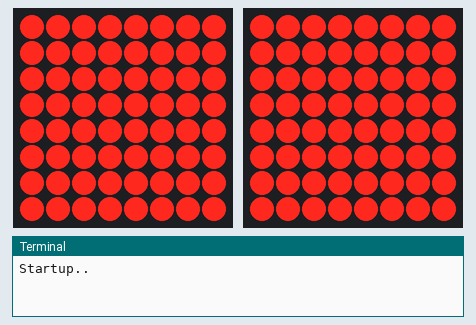
Simulated run of this program. Board: Raspberry Pi (BCM pin numbers). On the bench: 2 × 8×8 LED matrix, the last lines printed to the terminal.

Above: at 0.1 s.
At 5.6 s:
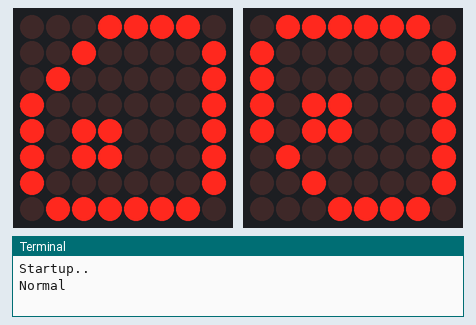
At 10.1 s:
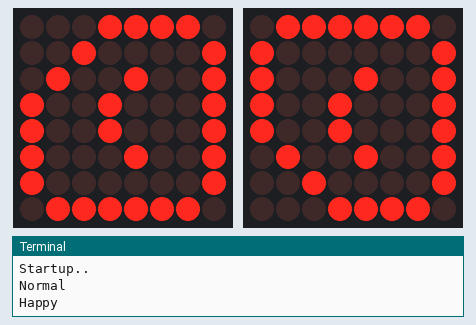
At 12.1 s:
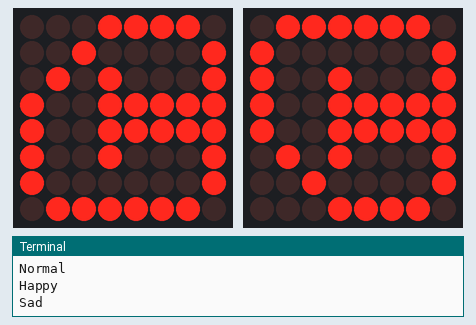
At 19.1 s:
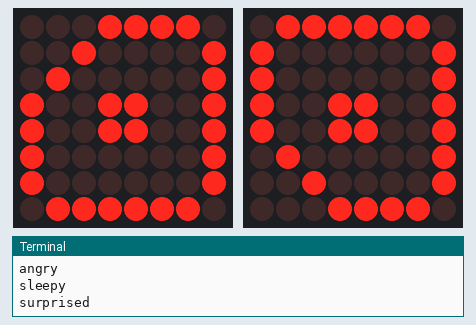
At 38.2 s:
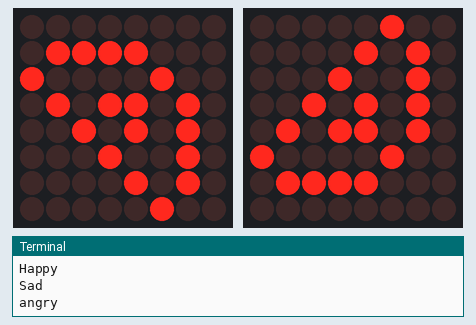

Measured:
- what the display in image 1 shows lasts 2.0 s, from 5.6 s to 7.6 s

The program:

eye.py
```python
from time import sleep
from Adafruit_LED_Backpack import Matrix8x8

# Create display instance on default I2C address (0x70) and bus number.
l_eye = Matrix8x8.Matrix8x8()
r_eye = Matrix8x8.Matrix8x8()

# Alternatively, create a display with a specific I2C address and/or bus.
# display = Matrix8x8.Matrix8x8(address=0x74, busnum=1)

# Initialize the display. Must be called once before using the display.
l_eye.begin()
r_eye.begin()

# Normal, Happy, Laugh, Sad, Angry, Sleepy, Confused
# @Saurav: When combining with the main program, move the expression objects to a different class and import here
boot = [(0, 0), (0, 1), (0, 2), (0, 3), (0, 4), (0, 5), (0, 6), (0, 7),
        (1, 0), (1, 1), (1, 2), (1, 3), (1, 4), (1, 5), (1, 6), (1, 7),
        (2, 0), (2, 1), (2, 2), (2, 3), (2, 4), (2, 5), (2, 6), (2, 7),
        (3, 0), (3, 1), (3, 2), (3, 3), (3, 4), (3, 5), (3, 6), (3, 7),
        (4, 0), (4, 1), (4, 2), (4, 3), (4, 4), (4, 5), (4, 6), (4, 7),
        (5, 0), (5, 1), (5, 2), (5, 3), (5, 4), (5, 5), (5, 6), (5, 7),
        (6, 0), (6, 1), (6, 2), (6, 3), (6, 4), (6, 5), (6, 6), (6, 7),
        (7, 0), (7, 1), (7, 2), (7, 3), (7, 4), (7, 5), (7, 6), (7, 7)]

l_boot1 = [(0, 3), (0, 4), (0, 5), (0, 6)]
l_boot2 = [(1, 2), (1, 7)]
l_boot3 = [(2, 1), (2, 4), (2, 5), (2, 7)]
l_boot4 = [(3, 0), (3, 4), (3, 5), (3, 7)]
l_boot5 = [(4, 0), (4, 7)]
l_boot6 = [(5, 0), (5, 7)]
l_boot7 = [(6, 0), (6, 7)]
l_boot8 = [(7, 1), (7, 2), (7, 3), (7, 4), (7, 5), (7, 6)]

r_boot1 = [(0, 1), (0, 2), (0, 3), (0, 4)]
r_boot2 = [(1, 0), (1, 5)]
r_boot3 = [(2, 0), (2, 3), (2, 4), (2, 6)]
r_boot4 = [(3, 0), (3, 3), (3, 4), (3, 7)]
r_boot5 = [(4, 0), (4, 7)]
r_boot6 = [(5, 0), (5, 7)]
r_boot7 = [(6, 0), (6, 7)]
r_boot8 = [(7, 1), (7, 2), (7, 3), (7, 4), (7, 5), (7, 6)]

l_normal = [(0, 3), (0, 4), (0, 5), (0, 6),
            (1, 2), (1, 7),
            (2, 1), (2, 4), (2, 5), (2, 7),
            (3, 0), (3, 4), (3, 5), (3, 7),
            (4, 0), (4, 7),
            (5, 0), (5, 7),
            (6, 0), (6, 7),
            (7, 1), (7, 2), (7, 3), (7, 4), (7, 5), (7, 6)]

r_normal = [(0, 1), (0, 2), (0, 3), (0, 4),
            (1, 0), (1, 5),
            (2, 0), (2, 3), (2, 4), (2, 6),
            (3, 0), (3, 3), (3, 4), (3, 7),
            (4, 0), (4, 7),
            (5, 0), (5, 7),
            (6, 0), (6, 7),
            (7, 1), (7, 2), (7, 3), (7, 4), (7, 5), (7, 6)]

l_normal2 = [(0, 3), (0, 4), (0, 5), (0, 6),
             (1, 2), (1, 7),
             (2, 1), (2, 3), (2, 4), (2, 7),
             (3, 0), (3, 3), (3, 4), (3, 7),
             (4, 0), (4, 7),
             (5, 0), (5, 7),
             (6, 0), (6, 7),
             (7, 1), (7, 2), (7, 3), (7, 4), (7, 5), (7, 6)]

r_normal2 = [(0, 1), (0, 2), (0, 3), (0, 4),
             (1, 0), (1, 5),
             (2, 0), (2, 2), (2, 3), (2, 6),
             (3, 0), (3, 2), (3, 3), (3, 7),
             (4, 0), (4, 7),
             (5, 0), (5, 7),
             (6, 0), (6, 7),
             (7, 1), (7, 2), (7, 3), (7, 4), (7, 5), (7, 6)]

l_happy = [(0, 3), (0, 4), (0, 5), (0, 6),
           (1, 2), (1, 7),
           (2, 1), (2, 7),
           (3, 0), (3, 7),
           (4, 0), (4, 3), (4, 4), (4, 7),
           (5, 0), (5, 2), (5, 5), (5, 7),
           (6, 0), (6, 7),
           (7, 1), (7, 2), (7, 3), (7, 4), (7, 5), (7, 6)]

r_happy = [(0, 1), (0, 2), (0, 3), (0, 4),
           (1, 0), (1, 5),
           (2, 0), (2, 6),
           (3, 0), (3, 7),
           (4, 0), (4, 3), (4, 4), (4, 7),
           (5, 0), (5, 2), (5, 5), (5, 7),
           (6, 0), (6, 7),
           (7, 1), (7, 2), (7, 3), (7, 4), (7, 5), (7, 6)]

l_happy2 = [(0, 3), (0, 4), (0, 5), (0, 6),
            (1, 2), (1, 7),
            (2, 1), (2, 7),
            (3, 0), (3, 3), (3, 4), (3, 7),
            (4, 0), (4, 2), (4, 5), (4, 7),
            (5, 0), (5, 7),
            (6, 0), (6, 7),
            (7, 1), (7, 2), (7, 3), (7, 4), (7, 5), (7, 6)]

r_happy2 = [(0, 1), (0, 2), (0, 3), (0, 4),
            (1, 0), (1, 5),
            (2, 0), (2, 6),
            (3, 0), (3, 3), (3, 4), (3, 7),
            (4, 0), (4, 2), (4, 5), (4, 7),
            (5, 0), (5, 7),
            (6, 0), (6, 7),
            (7, 1), (7, 2), (7, 3), (7, 4), (7, 5), (7, 6)]

l_angry = [(0, 2),
           (1, 1), (1, 2), (1, 3),
           (2, 1), (2, 2), (2, 3), (2, 4),
           (3, 1), (3, 2), (3, 3), (3, 4), (3, 5),
           (4, 1), (4, 2), (4, 3), (4, 4), (4, 5), (4, 6),
           (5, 2), (5, 3), (5, 4), (5, 5), (5, 6), (5, 7),
           (6, 3), (6, 4), (6, 5), (6, 6)]

r_angry = [(0, 5),
           (1, 4), (1, 5), (1, 6),
           (2, 3), (2, 4), (2, 5), (2, 6),
           (3, 2), (3, 3), (3, 4), (3, 5), (3, 6),
           (4, 1), (4, 2), (4, 3), (4, 4), (4, 5), (4, 6),
           (5, 0), (5, 1), (5, 2), (5, 3), (5, 4), (5, 5),
           (6, 1), (6, 2), (6, 3), (6, 4)]

l_angry2 = [(0, 2),
            (1, 1), (1, 3),
            (2, 1), (2, 4),
            (3, 1), (3, 3), (3, 5),
            (4, 1), (4, 3), (4, 4), (4, 6),
            (5, 2), (5, 7),
            (6, 3), (6, 4), (6, 5), (6, 6)]

r_angry2 = [(0, 5),
            (1, 4), (1, 6),
            (2, 3), (2, 6),
            (3, 2), (3, 4), (3, 6),
            (4, 1), (4, 3), (4, 4), (4, 6),
            (5, 0), (5, 5),
            (6, 1), (6, 2), (6, 3), (6, 4)]

_sleepy = [(1, 1), (1, 2), (1, 3), (1, 4), (1, 5), (1, 6),
           (2, 2),
           (3, 3),
           (4, 4),
           (5, 5),
           (6, 1), (6, 2), (6, 3), (6, 4), (6, 5), (6, 6)]

l_sad = [(0, 3), (0, 4), (0, 5), (0, 6),
         (1, 2), (1, 7),
         (2, 1), (2, 7),
         (3, 0), (3, 2), (3, 3), (3, 4), (3, 5), (3, 7),
         (4, 0), (4, 3), (4, 4), (4, 7),
         (5, 0), (5, 3), (5, 4), (5, 7),
         (6, 0), (6, 3), (6, 4), (6, 7),
         (7, 1), (7, 2), (7, 3), (7, 4), (7, 5), (7, 6)]

r_sad = [(0, 1), (0, 2), (0, 3), (0, 4),
         (1, 0), (1, 5),
         (2, 0), (2, 6),
         (3, 0), (3, 2), (3, 3), (3, 4), (3, 5), (3, 7),
         (4, 0), (4, 3), (4, 4), (4, 7),
         (5, 0), (5, 3), (5, 4), (5, 7),
         (6, 0), (6, 3), (6, 4), (6, 7),
         (7, 1), (7, 2), (7, 3), (7, 4), (7, 5), (7, 6)]

l_surprised = [(0, 3), (0, 4), (0, 5), (0, 6),
               (1, 2), (1, 7),
               (2, 1), (2, 3), (2, 4), (2, 7),
               (3, 0), (3, 2), (3, 5), (3, 7),
               (4, 0), (4, 2), (4, 5), (4, 7),
               (5, 0), (5, 3), (5, 4), (5, 7),
               (6, 0), (6, 7),
               (7, 1), (7, 2), (7, 3), (7, 4), (7, 5), (7, 6)]

r_surprised = [(0, 1), (0, 2), (0, 3), (0, 4),
               (1, 0), (1, 5),
               (2, 0), (2, 3), (2, 4), (2, 6),
               (3, 0), (3, 2), (3, 5), (3, 7),
               (4, 0), (4, 2), (4, 5), (4, 7),
               (5, 0), (5, 3), (5, 4), (5, 7),
               (6, 0), (6, 7),
               (7, 1), (7, 2), (7, 3), (7, 4), (7, 5), (7, 6)]

l_surprised2 = [(0, 3), (0, 4), (0, 5), (0, 6),
                (1, 2), (1, 7),
                (2, 1), (2, 7),
                (3, 0), (3, 3), (3, 4), (3, 7),
                (4, 0), (4, 3), (4, 4), (4, 7),
                (5, 0), (5, 7),
                (6, 0), (6, 7),
                (7, 1), (7, 2), (7, 3), (7, 4), (7, 5), (7, 6)]

r_surprised2 = [(0, 1), (0, 2), (0, 3), (0, 4),
                (1, 0), (1, 5),
                (2, 0), (2, 6),
                (3, 0), (3, 3), (3, 4), (3, 7),
                (4, 0), (4, 3), (4, 4), (4, 7),
                (5, 0), (5, 7),
                (6, 0), (6, 7),
                (7, 1), (7, 2), (7, 3), (7, 4), (7, 5), (7, 6)]

l_lowpower = [(0, 3), (0, 4),
              (1, 2), (1, 3), (1, 4), (1, 5),
              (2, 2), (2, 5),
              (3, 2), (3, 5),
              (4, 2), (4, 5),
              (5, 2), (5, 5),
              (6, 2), (6, 3), (6, 4), (6, 5)]

r_lowpower = [(0, 3), (0, 4),
              (1, 2), (1, 3), (1, 4), (1, 5),
              (2, 2), (2, 5),
              (3, 2), (3, 5),
              (4, 2), (4, 5),
              (5, 2), (5, 3), (5, 4), (5, 5),
              (6, 2), (6, 3), (6, 4), (6, 5)]

l_lowpower2 = [(0, 3), (0, 4),
               (1, 2), (1, 3), (1, 4), (1, 5),
               (2, 2), (2, 5),
               (3, 2), (3, 5),
               (4, 2), (4, 5),
               (5, 2), (5, 3), (5, 4), (5, 5),
               (6, 2), (6, 3), (6, 4), (6, 5)]

r_lowpower2 = [(0, 3), (0, 4),
               (1, 2), (1, 3), (1, 4), (1, 5),
               (2, 2), (2, 5),
               (3, 2), (3, 5),
               (4, 2), (4, 5),
               (5, 2), (5, 5),
               (6, 2), (6, 3), (6, 4), (6, 5)]


def clear_pixels(l_arr, r_arr):
    for a in l_arr:
        l_eye.set_pixel(a[0], a[1], 0)
    for a in r_arr:
        r_eye.set_pixel(a[0], a[1], 0)
    write_buffer()


def set_pixels(l_arr, r_arr):
    for a in l_arr:
        l_eye.set_pixel(a[0], a[1], 1)
    for a in r_arr:
        r_eye.set_pixel(a[0], a[1], 1)
    write_buffer()


def clear_buffer():
    l_eye.clear()
    r_eye.clear()


def write_buffer():
    l_eye.write_display()
    r_eye.write_display()


# todo: making the boot up eye
def startup():
    clear_buffer()
    write_buffer()
    print('Startup..')
    set_pixels(boot, boot)
    sleep(0.5)
    clear_pixels(boot, boot)
    sleep(0.5)
    set_pixels(boot, boot)
    sleep(0.5)
    clear_pixels(l_boot1, r_boot1)
    sleep(0.5)
    clear_pixels(l_boot2, r_boot2)
    sleep(0.5)
    clear_pixels(l_boot3, r_boot3)
    sleep(0.5)
    clear_pixels(l_boot4, r_boot4)
    sleep(0.5)
    clear_pixels(l_boot5, r_boot5)
    sleep(0.5)
    clear_pixels(l_boot6, r_boot6)
    sleep(0.5)
    clear_pixels(l_boot7, r_boot7)
    sleep(0.5)
    clear_pixels(l_boot8, r_boot8)
    sleep(0.5)


def normal():
    print('Normal')
    clear_buffer()
    set_pixels(l_normal, r_normal)
    sleep(2)
    clear_buffer()
    set_pixels(l_normal2, r_normal2)


def happy():
    print('Happy')
    clear_buffer()
    set_pixels(l_happy, r_happy)
    sleep(0.5)
    clear_buffer()
    set_pixels(l_happy2, r_happy2)


def sad():
    print('Sad')
    clear_buffer()
    set_pixels(l_sad, r_sad)


def angry():
    print('angry')
    clear_buffer()
    set_pixels(l_angry, r_angry)
    sleep(0.5)
    clear_buffer()
    set_pixels(l_angry2, r_angry2)


def sleepy():
    print('sleepy')
    clear_buffer()
    set_pixels(_sleepy, _sleepy)


def surprised():
    print('surprised')
    clear_buffer()
    set_pixels(l_surprised, r_surprised)
    sleep(0.5)
    clear_buffer()
    set_pixels(l_surprised2, r_surprised2)


def low_power():
    print('Low Power')
    clear_buffer()
    set_pixels(l_lowpower, l_lowpower2)
    sleep(0.5)
    clear_buffer()
    set_pixels(r_lowpower, r_lowpower2)


try:

    while True:
        startup()
        normal()
        sleep(2)
        happy()
        sleep(2)
        sad()
        sleep(2)
        angry()
        sleep(2)
        sleepy()
        sleep(2)
        surprised()
        sleep(2)
        low_power()
        sleep(2)
except KeyboardInterrupt:
    print('Exit...')
```
